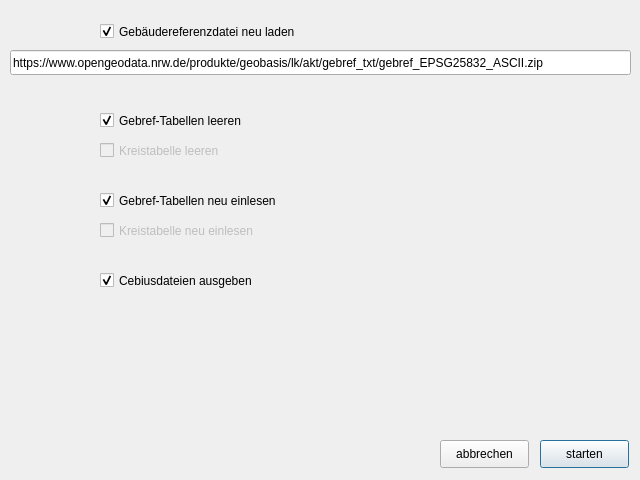
<?xml version="1.0" encoding="UTF-8"?>
<ui version="4.0">
 <class>datenDialog</class>
 <widget class="QDialog" name="datenDialog">
  <property name="geometry">
   <rect>
    <x>0</x>
    <y>0</y>
    <width>640</width>
    <height>480</height>
   </rect>
  </property>
  <property name="windowTitle">
   <string>Dialog</string>
  </property>
  <widget class="QPushButton" name="starten">
   <property name="geometry">
    <rect>
     <x>540</x>
     <y>440</y>
     <width>89</width>
     <height>28</height>
    </rect>
   </property>
   <property name="text">
    <string>starten</string>
   </property>
  </widget>
  <widget class="QPushButton" name="abbrechen">
   <property name="geometry">
    <rect>
     <x>440</x>
     <y>440</y>
     <width>89</width>
     <height>28</height>
    </rect>
   </property>
   <property name="text">
    <string>abbrechen</string>
   </property>
  </widget>
  <widget class="QCheckBox" name="truncateGebref">
   <property name="geometry">
    <rect>
     <x>100</x>
     <y>110</y>
     <width>371</width>
     <height>21</height>
    </rect>
   </property>
   <property name="text">
    <string>Gebref-Tabellen leeren</string>
   </property>
   <property name="checked">
    <bool>true</bool>
   </property>
  </widget>
  <widget class="QCheckBox" name="truncateKreis">
   <property name="enabled">
    <bool>false</bool>
   </property>
   <property name="geometry">
    <rect>
     <x>100</x>
     <y>140</y>
     <width>261</width>
     <height>21</height>
    </rect>
   </property>
   <property name="text">
    <string>Kreistabelle leeren</string>
   </property>
  </widget>
  <widget class="QCheckBox" name="importGebref">
   <property name="geometry">
    <rect>
     <x>100</x>
     <y>190</y>
     <width>321</width>
     <height>21</height>
    </rect>
   </property>
   <property name="text">
    <string>Gebref-Tabellen neu einlesen</string>
   </property>
   <property name="checked">
    <bool>true</bool>
   </property>
  </widget>
  <widget class="QCheckBox" name="importKreis">
   <property name="enabled">
    <bool>false</bool>
   </property>
   <property name="geometry">
    <rect>
     <x>100</x>
     <y>220</y>
     <width>201</width>
     <height>21</height>
    </rect>
   </property>
   <property name="text">
    <string>Kreistabelle neu einlesen</string>
   </property>
  </widget>
  <widget class="QCheckBox" name="exportCebius">
   <property name="geometry">
    <rect>
     <x>100</x>
     <y>270</y>
     <width>281</width>
     <height>21</height>
    </rect>
   </property>
   <property name="text">
    <string>Cebiusdateien ausgeben</string>
   </property>
   <property name="checked">
    <bool>true</bool>
   </property>
  </widget>
  <widget class="QCheckBox" name="CheckboxGebrefHolen">
   <property name="geometry">
    <rect>
     <x>100</x>
     <y>20</y>
     <width>381</width>
     <height>23</height>
    </rect>
   </property>
   <property name="text">
    <string>Gebäudereferenzdatei neu laden</string>
   </property>
   <property name="checked">
    <bool>true</bool>
   </property>
  </widget>
  <widget class="QLineEdit" name="UrlGebrefHolen">
   <property name="geometry">
    <rect>
     <x>10</x>
     <y>50</y>
     <width>621</width>
     <height>25</height>
    </rect>
   </property>
   <property name="text">
    <string>https://www.opengeodata.nrw.de/produkte/geobasis/lk/akt/gebref_txt/gebref_EPSG25832_ASCII.zip</string>
   </property>
  </widget>
 </widget>
 <resources/>
 <connections>
  <connection>
   <sender>abbrechen</sender>
   <signal>clicked()</signal>
   <receiver>datenDialog</receiver>
   <slot>abbrechen()</slot>
   <hints>
    <hint type="sourcelabel">
     <x>484</x>
     <y>453</y>
    </hint>
    <hint type="destinationlabel">
     <x>319</x>
     <y>239</y>
    </hint>
   </hints>
  </connection>
  <connection>
   <sender>starten</sender>
   <signal>clicked()</signal>
   <receiver>datenDialog</receiver>
   <slot>weiter()</slot>
   <hints>
    <hint type="sourcelabel">
     <x>584</x>
     <y>453</y>
    </hint>
    <hint type="destinationlabel">
     <x>319</x>
     <y>239</y>
    </hint>
   </hints>
  </connection>
 </connections>
 <slots>
  <slot>abbrechen()</slot>
  <slot>weiter()</slot>
 </slots>
</ui>
